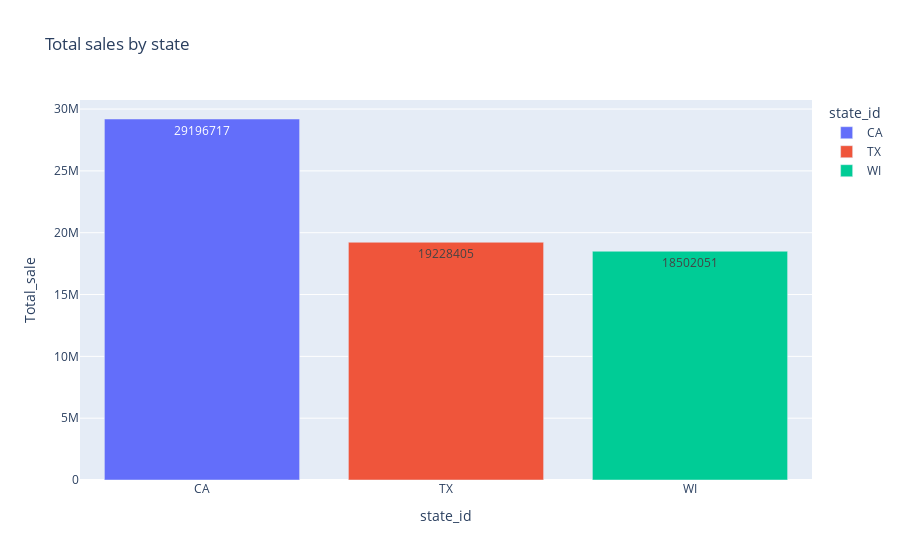

The notebook cell this image was saved under:
### Markdown cell above
# Total Sales by state

### Code cell
temp_dataframe=DF_MAIN.groupby('state_id',as_index=False,sort=False).agg(Total_sale=('sold',np.sum))

px.bar(temp_dataframe, x="state_id", y="Total_sale", color="state_id", title="Total sales by state",text='Total_sale')

### Figure 1 — Plotly figure (JSON) as saved in the notebook; plotly's stock layout.template omitted (floating-point values rounded to 4 significant figures)
{"data": [{"alignmentgroup": "True", "hovertemplate": "state_id=%{x}<br>Total_sale=%{text}<extra></extra>", "legendgroup": "CA", "marker": {"color": "#636efa", "pattern": {"shape": ""}}, "name": "CA", "offsetgroup": "CA", "orientation": "v", "showlegend": true, "text": [29196717], "textposition": "auto", "type": "bar", "x": ["CA"], "xaxis": "x", "y": [29196717], "yaxis": "y"}, {"alignmentgroup": "True", "hovertemplate": "state_id=%{x}<br>Total_sale=%{text}<extra></extra>", "legendgroup": "TX", "marker": {"color": "#EF553B", "pattern": {"shape": ""}}, "name": "TX", "offsetgroup": "TX", "orientation": "v", "showlegend": true, "text": [19228405], "textposition": "auto", "type": "bar", "x": ["TX"], "xaxis": "x", "y": [19228405], "yaxis": "y"}, {"alignmentgroup": "True", "hovertemplate": "state_id=%{x}<br>Total_sale=%{text}<extra></extra>", "legendgroup": "WI", "marker": {"color": "#00cc96", "pattern": {"shape": ""}}, "name": "WI", "offsetgroup": "WI", "orientation": "v", "showlegend": true, "text": [18502051], "textposition": "auto", "type": "bar", "x": ["WI"], "xaxis": "x", "y": [18502051], "yaxis": "y"}], "layout": {"barmode": "relative", "legend": {"title": {"text": "state_id"}, "tracegroupgap": 0}, "title": {"text": "Total sales by state"}, "xaxis": {"anchor": "y", "categoryarray": ["CA", "TX", "WI"], "categoryorder": "array", "domain": [0, 1], "title": {"text": "state_id"}}, "yaxis": {"anchor": "x", "domain": [0, 1], "title": {"text": "Total_sale"}}}}
